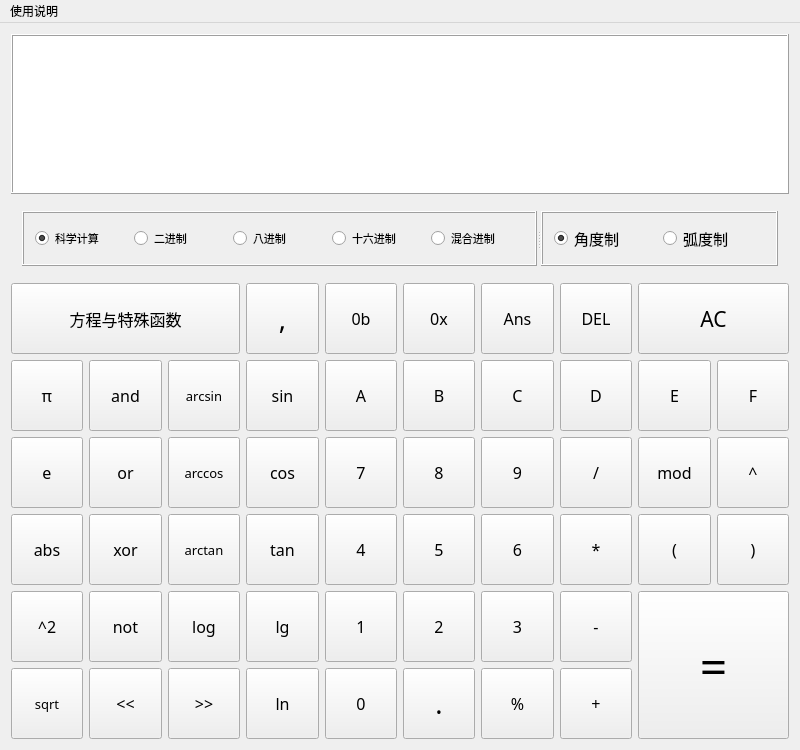
<?xml version="1.0" encoding="UTF-8"?>
<ui version="4.0">
 <class>CalculatorFX</class>
 <widget class="QMainWindow" name="CalculatorFX">
  <property name="geometry">
   <rect>
    <x>0</x>
    <y>0</y>
    <width>800</width>
    <height>750</height>
   </rect>
  </property>
  <property name="sizePolicy">
   <sizepolicy hsizetype="Expanding" vsizetype="Expanding">
    <horstretch>0</horstretch>
    <verstretch>0</verstretch>
   </sizepolicy>
  </property>
  <property name="minimumSize">
   <size>
    <width>800</width>
    <height>750</height>
   </size>
  </property>
  <property name="windowTitle">
   <string>CalculatorFX</string>
  </property>
  <widget class="QWidget" name="centralWidget">
   <property name="sizePolicy">
    <sizepolicy hsizetype="Expanding" vsizetype="Expanding">
     <horstretch>0</horstretch>
     <verstretch>0</verstretch>
    </sizepolicy>
   </property>
   <layout class="QGridLayout" name="gridLayout">
    <item row="2" column="3">
     <widget class="QPushButton" name="pBtn_comma">
      <property name="sizePolicy">
       <sizepolicy hsizetype="Expanding" vsizetype="Expanding">
        <horstretch>0</horstretch>
        <verstretch>0</verstretch>
       </sizepolicy>
      </property>
      <property name="minimumSize">
       <size>
        <width>35</width>
        <height>25</height>
       </size>
      </property>
      <property name="font">
       <font>
        <family>微软雅黑</family>
        <pointsize>20</pointsize>
       </font>
      </property>
      <property name="text">
       <string>,</string>
      </property>
     </widget>
    </item>
    <item row="2" column="4">
     <widget class="QPushButton" name="pBtn_0b">
      <property name="sizePolicy">
       <sizepolicy hsizetype="Expanding" vsizetype="Expanding">
        <horstretch>0</horstretch>
        <verstretch>0</verstretch>
       </sizepolicy>
      </property>
      <property name="minimumSize">
       <size>
        <width>35</width>
        <height>25</height>
       </size>
      </property>
      <property name="font">
       <font>
        <family>微软雅黑</family>
        <pointsize>12</pointsize>
       </font>
      </property>
      <property name="text">
       <string>0b</string>
      </property>
     </widget>
    </item>
    <item row="2" column="5">
     <widget class="QPushButton" name="pBtn_0x">
      <property name="sizePolicy">
       <sizepolicy hsizetype="Expanding" vsizetype="Expanding">
        <horstretch>0</horstretch>
        <verstretch>0</verstretch>
       </sizepolicy>
      </property>
      <property name="minimumSize">
       <size>
        <width>35</width>
        <height>25</height>
       </size>
      </property>
      <property name="font">
       <font>
        <family>微软雅黑</family>
        <pointsize>12</pointsize>
       </font>
      </property>
      <property name="text">
       <string>0x</string>
      </property>
     </widget>
    </item>
    <item row="2" column="6">
     <widget class="QPushButton" name="pBtn_Ans">
      <property name="sizePolicy">
       <sizepolicy hsizetype="Expanding" vsizetype="Expanding">
        <horstretch>0</horstretch>
        <verstretch>0</verstretch>
       </sizepolicy>
      </property>
      <property name="minimumSize">
       <size>
        <width>70</width>
        <height>25</height>
       </size>
      </property>
      <property name="font">
       <font>
        <family>微软雅黑</family>
        <pointsize>12</pointsize>
       </font>
      </property>
      <property name="text">
       <string>Ans</string>
      </property>
     </widget>
    </item>
    <item row="2" column="7">
     <widget class="QPushButton" name="pBtn_DEL">
      <property name="sizePolicy">
       <sizepolicy hsizetype="Expanding" vsizetype="Expanding">
        <horstretch>0</horstretch>
        <verstretch>0</verstretch>
       </sizepolicy>
      </property>
      <property name="minimumSize">
       <size>
        <width>70</width>
        <height>25</height>
       </size>
      </property>
      <property name="font">
       <font>
        <family>微软雅黑</family>
        <pointsize>12</pointsize>
       </font>
      </property>
      <property name="text">
       <string>DEL</string>
      </property>
     </widget>
    </item>
    <item row="3" column="0">
     <widget class="QPushButton" name="pBtn_pi">
      <property name="sizePolicy">
       <sizepolicy hsizetype="Expanding" vsizetype="Expanding">
        <horstretch>0</horstretch>
        <verstretch>0</verstretch>
       </sizepolicy>
      </property>
      <property name="minimumSize">
       <size>
        <width>35</width>
        <height>25</height>
       </size>
      </property>
      <property name="font">
       <font>
        <family>微软雅黑</family>
        <pointsize>12</pointsize>
       </font>
      </property>
      <property name="text">
       <string>π</string>
      </property>
     </widget>
    </item>
    <item row="3" column="1">
     <widget class="QPushButton" name="pBtn_and">
      <property name="sizePolicy">
       <sizepolicy hsizetype="Expanding" vsizetype="Expanding">
        <horstretch>0</horstretch>
        <verstretch>0</verstretch>
       </sizepolicy>
      </property>
      <property name="minimumSize">
       <size>
        <width>35</width>
        <height>25</height>
       </size>
      </property>
      <property name="font">
       <font>
        <family>微软雅黑</family>
        <pointsize>12</pointsize>
       </font>
      </property>
      <property name="text">
       <string>and</string>
      </property>
     </widget>
    </item>
    <item row="3" column="2">
     <widget class="QPushButton" name="pBtn_arcsin">
      <property name="sizePolicy">
       <sizepolicy hsizetype="Expanding" vsizetype="Expanding">
        <horstretch>0</horstretch>
        <verstretch>0</verstretch>
       </sizepolicy>
      </property>
      <property name="minimumSize">
       <size>
        <width>35</width>
        <height>25</height>
       </size>
      </property>
      <property name="font">
       <font>
        <family>微软雅黑</family>
        <pointsize>10</pointsize>
       </font>
      </property>
      <property name="text">
       <string>arcsin</string>
      </property>
     </widget>
    </item>
    <item row="3" column="3">
     <widget class="QPushButton" name="pBtn_sin">
      <property name="sizePolicy">
       <sizepolicy hsizetype="Expanding" vsizetype="Expanding">
        <horstretch>0</horstretch>
        <verstretch>0</verstretch>
       </sizepolicy>
      </property>
      <property name="minimumSize">
       <size>
        <width>35</width>
        <height>25</height>
       </size>
      </property>
      <property name="font">
       <font>
        <family>微软雅黑</family>
        <pointsize>12</pointsize>
       </font>
      </property>
      <property name="text">
       <string>sin</string>
      </property>
     </widget>
    </item>
    <item row="3" column="4">
     <widget class="QPushButton" name="pBtn_A">
      <property name="sizePolicy">
       <sizepolicy hsizetype="Expanding" vsizetype="Expanding">
        <horstretch>0</horstretch>
        <verstretch>0</verstretch>
       </sizepolicy>
      </property>
      <property name="minimumSize">
       <size>
        <width>35</width>
        <height>25</height>
       </size>
      </property>
      <property name="font">
       <font>
        <family>微软雅黑</family>
        <pointsize>12</pointsize>
       </font>
      </property>
      <property name="text">
       <string>A</string>
      </property>
     </widget>
    </item>
    <item row="3" column="5">
     <widget class="QPushButton" name="pBtn_B">
      <property name="sizePolicy">
       <sizepolicy hsizetype="Expanding" vsizetype="Expanding">
        <horstretch>0</horstretch>
        <verstretch>0</verstretch>
       </sizepolicy>
      </property>
      <property name="minimumSize">
       <size>
        <width>35</width>
        <height>25</height>
       </size>
      </property>
      <property name="font">
       <font>
        <family>微软雅黑</family>
        <pointsize>12</pointsize>
       </font>
      </property>
      <property name="text">
       <string>B</string>
      </property>
     </widget>
    </item>
    <item row="3" column="6">
     <widget class="QPushButton" name="pBtn_C">
      <property name="sizePolicy">
       <sizepolicy hsizetype="Expanding" vsizetype="Expanding">
        <horstretch>0</horstretch>
        <verstretch>0</verstretch>
       </sizepolicy>
      </property>
      <property name="minimumSize">
       <size>
        <width>35</width>
        <height>25</height>
       </size>
      </property>
      <property name="font">
       <font>
        <family>微软雅黑</family>
        <pointsize>12</pointsize>
       </font>
      </property>
      <property name="text">
       <string>C</string>
      </property>
     </widget>
    </item>
    <item row="3" column="7">
     <widget class="QPushButton" name="pBtn_D">
      <property name="sizePolicy">
       <sizepolicy hsizetype="Expanding" vsizetype="Expanding">
        <horstretch>0</horstretch>
        <verstretch>0</verstretch>
       </sizepolicy>
      </property>
      <property name="minimumSize">
       <size>
        <width>35</width>
        <height>25</height>
       </size>
      </property>
      <property name="font">
       <font>
        <family>微软雅黑</family>
        <pointsize>12</pointsize>
       </font>
      </property>
      <property name="text">
       <string>D</string>
      </property>
     </widget>
    </item>
    <item row="3" column="8">
     <widget class="QPushButton" name="pBtn_E">
      <property name="sizePolicy">
       <sizepolicy hsizetype="Expanding" vsizetype="Expanding">
        <horstretch>0</horstretch>
        <verstretch>0</verstretch>
       </sizepolicy>
      </property>
      <property name="minimumSize">
       <size>
        <width>35</width>
        <height>25</height>
       </size>
      </property>
      <property name="font">
       <font>
        <family>微软雅黑</family>
        <pointsize>12</pointsize>
       </font>
      </property>
      <property name="text">
       <string>E</string>
      </property>
     </widget>
    </item>
    <item row="3" column="9">
     <widget class="QPushButton" name="pBtn_F">
      <property name="sizePolicy">
       <sizepolicy hsizetype="Expanding" vsizetype="Expanding">
        <horstretch>0</horstretch>
        <verstretch>0</verstretch>
       </sizepolicy>
      </property>
      <property name="minimumSize">
       <size>
        <width>35</width>
        <height>25</height>
       </size>
      </property>
      <property name="font">
       <font>
        <family>微软雅黑</family>
        <pointsize>12</pointsize>
       </font>
      </property>
      <property name="text">
       <string>F</string>
      </property>
     </widget>
    </item>
    <item row="4" column="0">
     <widget class="QPushButton" name="pBtn_e">
      <property name="sizePolicy">
       <sizepolicy hsizetype="Expanding" vsizetype="Expanding">
        <horstretch>0</horstretch>
        <verstretch>0</verstretch>
       </sizepolicy>
      </property>
      <property name="minimumSize">
       <size>
        <width>35</width>
        <height>25</height>
       </size>
      </property>
      <property name="font">
       <font>
        <family>微软雅黑</family>
        <pointsize>12</pointsize>
        <italic>false</italic>
       </font>
      </property>
      <property name="text">
       <string>e</string>
      </property>
     </widget>
    </item>
    <item row="4" column="1">
     <widget class="QPushButton" name="pBtn_or">
      <property name="sizePolicy">
       <sizepolicy hsizetype="Expanding" vsizetype="Expanding">
        <horstretch>0</horstretch>
        <verstretch>0</verstretch>
       </sizepolicy>
      </property>
      <property name="minimumSize">
       <size>
        <width>35</width>
        <height>25</height>
       </size>
      </property>
      <property name="font">
       <font>
        <family>微软雅黑</family>
        <pointsize>12</pointsize>
       </font>
      </property>
      <property name="text">
       <string>or</string>
      </property>
     </widget>
    </item>
    <item row="4" column="2">
     <widget class="QPushButton" name="pBtn_arccos">
      <property name="sizePolicy">
       <sizepolicy hsizetype="Expanding" vsizetype="Expanding">
        <horstretch>0</horstretch>
        <verstretch>0</verstretch>
       </sizepolicy>
      </property>
      <property name="minimumSize">
       <size>
        <width>35</width>
        <height>25</height>
       </size>
      </property>
      <property name="font">
       <font>
        <family>微软雅黑</family>
        <pointsize>10</pointsize>
       </font>
      </property>
      <property name="text">
       <string>arccos</string>
      </property>
     </widget>
    </item>
    <item row="4" column="3">
     <widget class="QPushButton" name="pBtn_cos">
      <property name="sizePolicy">
       <sizepolicy hsizetype="Expanding" vsizetype="Expanding">
        <horstretch>0</horstretch>
        <verstretch>0</verstretch>
       </sizepolicy>
      </property>
      <property name="minimumSize">
       <size>
        <width>35</width>
        <height>25</height>
       </size>
      </property>
      <property name="font">
       <font>
        <family>微软雅黑</family>
        <pointsize>12</pointsize>
       </font>
      </property>
      <property name="text">
       <string>cos</string>
      </property>
     </widget>
    </item>
    <item row="4" column="4">
     <widget class="QPushButton" name="pBtn_7">
      <property name="sizePolicy">
       <sizepolicy hsizetype="Expanding" vsizetype="Expanding">
        <horstretch>0</horstretch>
        <verstretch>0</verstretch>
       </sizepolicy>
      </property>
      <property name="minimumSize">
       <size>
        <width>35</width>
        <height>25</height>
       </size>
      </property>
      <property name="font">
       <font>
        <family>微软雅黑</family>
        <pointsize>12</pointsize>
       </font>
      </property>
      <property name="text">
       <string>7</string>
      </property>
     </widget>
    </item>
    <item row="4" column="5">
     <widget class="QPushButton" name="pBtn_8">
      <property name="sizePolicy">
       <sizepolicy hsizetype="Expanding" vsizetype="Expanding">
        <horstretch>0</horstretch>
        <verstretch>0</verstretch>
       </sizepolicy>
      </property>
      <property name="minimumSize">
       <size>
        <width>35</width>
        <height>25</height>
       </size>
      </property>
      <property name="font">
       <font>
        <family>微软雅黑</family>
        <pointsize>12</pointsize>
       </font>
      </property>
      <property name="text">
       <string>8</string>
      </property>
     </widget>
    </item>
    <item row="4" column="6">
     <widget class="QPushButton" name="pBtn_9">
      <property name="sizePolicy">
       <sizepolicy hsizetype="Expanding" vsizetype="Expanding">
        <horstretch>0</horstretch>
        <verstretch>0</verstretch>
       </sizepolicy>
      </property>
      <property name="minimumSize">
       <size>
        <width>35</width>
        <height>25</height>
       </size>
      </property>
      <property name="font">
       <font>
        <family>微软雅黑</family>
        <pointsize>12</pointsize>
       </font>
      </property>
      <property name="text">
       <string>9</string>
      </property>
     </widget>
    </item>
    <item row="4" column="7">
     <widget class="QPushButton" name="pBtn_div">
      <property name="sizePolicy">
       <sizepolicy hsizetype="Expanding" vsizetype="Expanding">
        <horstretch>0</horstretch>
        <verstretch>0</verstretch>
       </sizepolicy>
      </property>
      <property name="minimumSize">
       <size>
        <width>35</width>
        <height>25</height>
       </size>
      </property>
      <property name="font">
       <font>
        <family>微软雅黑</family>
        <pointsize>12</pointsize>
       </font>
      </property>
      <property name="text">
       <string>/</string>
      </property>
     </widget>
    </item>
    <item row="4" column="8">
     <widget class="QPushButton" name="pBtn_mod">
      <property name="sizePolicy">
       <sizepolicy hsizetype="Expanding" vsizetype="Expanding">
        <horstretch>0</horstretch>
        <verstretch>0</verstretch>
       </sizepolicy>
      </property>
      <property name="minimumSize">
       <size>
        <width>35</width>
        <height>25</height>
       </size>
      </property>
      <property name="font">
       <font>
        <family>微软雅黑</family>
        <pointsize>12</pointsize>
       </font>
      </property>
      <property name="text">
       <string>mod</string>
      </property>
     </widget>
    </item>
    <item row="4" column="9">
     <widget class="QPushButton" name="pBtn_power">
      <property name="sizePolicy">
       <sizepolicy hsizetype="Expanding" vsizetype="Expanding">
        <horstretch>0</horstretch>
        <verstretch>0</verstretch>
       </sizepolicy>
      </property>
      <property name="minimumSize">
       <size>
        <width>35</width>
        <height>25</height>
       </size>
      </property>
      <property name="font">
       <font>
        <family>微软雅黑</family>
        <pointsize>12</pointsize>
       </font>
      </property>
      <property name="text">
       <string>^</string>
      </property>
     </widget>
    </item>
    <item row="5" column="0">
     <widget class="QPushButton" name="pBtn_abs">
      <property name="sizePolicy">
       <sizepolicy hsizetype="Expanding" vsizetype="Expanding">
        <horstretch>0</horstretch>
        <verstretch>0</verstretch>
       </sizepolicy>
      </property>
      <property name="minimumSize">
       <size>
        <width>35</width>
        <height>25</height>
       </size>
      </property>
      <property name="font">
       <font>
        <family>微软雅黑</family>
        <pointsize>12</pointsize>
       </font>
      </property>
      <property name="text">
       <string>abs</string>
      </property>
     </widget>
    </item>
    <item row="5" column="1">
     <widget class="QPushButton" name="pBtn_xor">
      <property name="sizePolicy">
       <sizepolicy hsizetype="Expanding" vsizetype="Expanding">
        <horstretch>0</horstretch>
        <verstretch>0</verstretch>
       </sizepolicy>
      </property>
      <property name="minimumSize">
       <size>
        <width>35</width>
        <height>25</height>
       </size>
      </property>
      <property name="font">
       <font>
        <family>微软雅黑</family>
        <pointsize>12</pointsize>
       </font>
      </property>
      <property name="text">
       <string>xor</string>
      </property>
     </widget>
    </item>
    <item row="5" column="2">
     <widget class="QPushButton" name="pBtn_arctan">
      <property name="sizePolicy">
       <sizepolicy hsizetype="Expanding" vsizetype="Expanding">
        <horstretch>0</horstretch>
        <verstretch>0</verstretch>
       </sizepolicy>
      </property>
      <property name="minimumSize">
       <size>
        <width>35</width>
        <height>25</height>
       </size>
      </property>
      <property name="font">
       <font>
        <family>微软雅黑</family>
        <pointsize>10</pointsize>
       </font>
      </property>
      <property name="text">
       <string>arctan</string>
      </property>
     </widget>
    </item>
    <item row="5" column="3">
     <widget class="QPushButton" name="pBtn_tan">
      <property name="sizePolicy">
       <sizepolicy hsizetype="Expanding" vsizetype="Expanding">
        <horstretch>0</horstretch>
        <verstretch>0</verstretch>
       </sizepolicy>
      </property>
      <property name="minimumSize">
       <size>
        <width>35</width>
        <height>25</height>
       </size>
      </property>
      <property name="font">
       <font>
        <family>微软雅黑</family>
        <pointsize>12</pointsize>
       </font>
      </property>
      <property name="text">
       <string>tan</string>
      </property>
     </widget>
    </item>
    <item row="5" column="4">
     <widget class="QPushButton" name="pBtn_4">
      <property name="sizePolicy">
       <sizepolicy hsizetype="Expanding" vsizetype="Expanding">
        <horstretch>0</horstretch>
        <verstretch>0</verstretch>
       </sizepolicy>
      </property>
      <property name="minimumSize">
       <size>
        <width>35</width>
        <height>25</height>
       </size>
      </property>
      <property name="font">
       <font>
        <family>微软雅黑</family>
        <pointsize>12</pointsize>
       </font>
      </property>
      <property name="text">
       <string>4</string>
      </property>
     </widget>
    </item>
    <item row="5" column="5">
     <widget class="QPushButton" name="pBtn_5">
      <property name="sizePolicy">
       <sizepolicy hsizetype="Expanding" vsizetype="Expanding">
        <horstretch>0</horstretch>
        <verstretch>0</verstretch>
       </sizepolicy>
      </property>
      <property name="minimumSize">
       <size>
        <width>35</width>
        <height>25</height>
       </size>
      </property>
      <property name="font">
       <font>
        <family>微软雅黑</family>
        <pointsize>12</pointsize>
       </font>
      </property>
      <property name="text">
       <string>5</string>
      </property>
     </widget>
    </item>
    <item row="5" column="6">
     <widget class="QPushButton" name="pBtn_6">
      <property name="sizePolicy">
       <sizepolicy hsizetype="Expanding" vsizetype="Expanding">
        <horstretch>0</horstretch>
        <verstretch>0</verstretch>
       </sizepolicy>
      </property>
      <property name="minimumSize">
       <size>
        <width>35</width>
        <height>25</height>
       </size>
      </property>
      <property name="font">
       <font>
        <family>微软雅黑</family>
        <pointsize>12</pointsize>
       </font>
      </property>
      <property name="text">
       <string>6</string>
      </property>
     </widget>
    </item>
    <item row="5" column="7">
     <widget class="QPushButton" name="pBtn_mul">
      <property name="sizePolicy">
       <sizepolicy hsizetype="Expanding" vsizetype="Expanding">
        <horstretch>0</horstretch>
        <verstretch>0</verstretch>
       </sizepolicy>
      </property>
      <property name="minimumSize">
       <size>
        <width>35</width>
        <height>25</height>
       </size>
      </property>
      <property name="font">
       <font>
        <family>微软雅黑</family>
        <pointsize>12</pointsize>
       </font>
      </property>
      <property name="text">
       <string>*</string>
      </property>
     </widget>
    </item>
    <item row="5" column="8">
     <widget class="QPushButton" name="pBtn_lBracket">
      <property name="sizePolicy">
       <sizepolicy hsizetype="Expanding" vsizetype="Expanding">
        <horstretch>0</horstretch>
        <verstretch>0</verstretch>
       </sizepolicy>
      </property>
      <property name="minimumSize">
       <size>
        <width>35</width>
        <height>25</height>
       </size>
      </property>
      <property name="font">
       <font>
        <family>微软雅黑</family>
        <pointsize>12</pointsize>
       </font>
      </property>
      <property name="text">
       <string>(</string>
      </property>
     </widget>
    </item>
    <item row="5" column="9">
     <widget class="QPushButton" name="pBtn_rbracket">
      <property name="sizePolicy">
       <sizepolicy hsizetype="Expanding" vsizetype="Expanding">
        <horstretch>0</horstretch>
        <verstretch>0</verstretch>
       </sizepolicy>
      </property>
      <property name="minimumSize">
       <size>
        <width>35</width>
        <height>25</height>
       </size>
      </property>
      <property name="font">
       <font>
        <family>微软雅黑</family>
        <pointsize>12</pointsize>
       </font>
      </property>
      <property name="text">
       <string>)</string>
      </property>
     </widget>
    </item>
    <item row="6" column="0">
     <widget class="QPushButton" name="pBtn_square">
      <property name="sizePolicy">
       <sizepolicy hsizetype="Expanding" vsizetype="Expanding">
        <horstretch>0</horstretch>
        <verstretch>0</verstretch>
       </sizepolicy>
      </property>
      <property name="minimumSize">
       <size>
        <width>35</width>
        <height>25</height>
       </size>
      </property>
      <property name="font">
       <font>
        <family>微软雅黑</family>
        <pointsize>12</pointsize>
       </font>
      </property>
      <property name="text">
       <string>^2</string>
      </property>
     </widget>
    </item>
    <item row="6" column="1">
     <widget class="QPushButton" name="pBtn_not">
      <property name="sizePolicy">
       <sizepolicy hsizetype="Expanding" vsizetype="Expanding">
        <horstretch>0</horstretch>
        <verstretch>0</verstretch>
       </sizepolicy>
      </property>
      <property name="minimumSize">
       <size>
        <width>35</width>
        <height>25</height>
       </size>
      </property>
      <property name="font">
       <font>
        <family>微软雅黑</family>
        <pointsize>12</pointsize>
       </font>
      </property>
      <property name="text">
       <string>not</string>
      </property>
     </widget>
    </item>
    <item row="6" column="2">
     <widget class="QPushButton" name="pBtn_log">
      <property name="sizePolicy">
       <sizepolicy hsizetype="Expanding" vsizetype="Expanding">
        <horstretch>0</horstretch>
        <verstretch>0</verstretch>
       </sizepolicy>
      </property>
      <property name="minimumSize">
       <size>
        <width>35</width>
        <height>25</height>
       </size>
      </property>
      <property name="font">
       <font>
        <family>微软雅黑</family>
        <pointsize>12</pointsize>
       </font>
      </property>
      <property name="text">
       <string>log</string>
      </property>
     </widget>
    </item>
    <item row="6" column="3">
     <widget class="QPushButton" name="pBtn_lg">
      <property name="sizePolicy">
       <sizepolicy hsizetype="Expanding" vsizetype="Expanding">
        <horstretch>0</horstretch>
        <verstretch>0</verstretch>
       </sizepolicy>
      </property>
      <property name="minimumSize">
       <size>
        <width>35</width>
        <height>25</height>
       </size>
      </property>
      <property name="font">
       <font>
        <family>微软雅黑</family>
        <pointsize>12</pointsize>
       </font>
      </property>
      <property name="text">
       <string>lg</string>
      </property>
     </widget>
    </item>
    <item row="6" column="4">
     <widget class="QPushButton" name="pBtn_1">
      <property name="sizePolicy">
       <sizepolicy hsizetype="Expanding" vsizetype="Expanding">
        <horstretch>0</horstretch>
        <verstretch>0</verstretch>
       </sizepolicy>
      </property>
      <property name="minimumSize">
       <size>
        <width>35</width>
        <height>25</height>
       </size>
      </property>
      <property name="font">
       <font>
        <family>微软雅黑</family>
        <pointsize>12</pointsize>
       </font>
      </property>
      <property name="text">
       <string>1</string>
      </property>
     </widget>
    </item>
    <item row="6" column="5">
     <widget class="QPushButton" name="pBtn_2">
      <property name="sizePolicy">
       <sizepolicy hsizetype="Expanding" vsizetype="Expanding">
        <horstretch>0</horstretch>
        <verstretch>0</verstretch>
       </sizepolicy>
      </property>
      <property name="minimumSize">
       <size>
        <width>35</width>
        <height>25</height>
       </size>
      </property>
      <property name="font">
       <font>
        <family>微软雅黑</family>
        <pointsize>12</pointsize>
       </font>
      </property>
      <property name="text">
       <string>2</string>
      </property>
     </widget>
    </item>
    <item row="6" column="6">
     <widget class="QPushButton" name="pBtn_3">
      <property name="sizePolicy">
       <sizepolicy hsizetype="Expanding" vsizetype="Expanding">
        <horstretch>0</horstretch>
        <verstretch>0</verstretch>
       </sizepolicy>
      </property>
      <property name="minimumSize">
       <size>
        <width>35</width>
        <height>25</height>
       </size>
      </property>
      <property name="font">
       <font>
        <family>微软雅黑</family>
        <pointsize>12</pointsize>
       </font>
      </property>
      <property name="text">
       <string>3</string>
      </property>
     </widget>
    </item>
    <item row="6" column="7">
     <widget class="QPushButton" name="pBtn_sub">
      <property name="sizePolicy">
       <sizepolicy hsizetype="Expanding" vsizetype="Expanding">
        <horstretch>0</horstretch>
        <verstretch>0</verstretch>
       </sizepolicy>
      </property>
      <property name="minimumSize">
       <size>
        <width>35</width>
        <height>25</height>
       </size>
      </property>
      <property name="font">
       <font>
        <family>微软雅黑</family>
        <pointsize>12</pointsize>
       </font>
      </property>
      <property name="text">
       <string>-</string>
      </property>
     </widget>
    </item>
    <item row="7" column="0">
     <widget class="QPushButton" name="pBtn_sqrt">
      <property name="sizePolicy">
       <sizepolicy hsizetype="Expanding" vsizetype="Expanding">
        <horstretch>0</horstretch>
        <verstretch>0</verstretch>
       </sizepolicy>
      </property>
      <property name="minimumSize">
       <size>
        <width>35</width>
        <height>25</height>
       </size>
      </property>
      <property name="font">
       <font>
        <family>微软雅黑</family>
        <pointsize>10</pointsize>
       </font>
      </property>
      <property name="text">
       <string>sqrt</string>
      </property>
     </widget>
    </item>
    <item row="7" column="1">
     <widget class="QPushButton" name="pBtn_sll">
      <property name="sizePolicy">
       <sizepolicy hsizetype="Expanding" vsizetype="Expanding">
        <horstretch>0</horstretch>
        <verstretch>0</verstretch>
       </sizepolicy>
      </property>
      <property name="minimumSize">
       <size>
        <width>35</width>
        <height>25</height>
       </size>
      </property>
      <property name="font">
       <font>
        <family>微软雅黑</family>
        <pointsize>12</pointsize>
       </font>
      </property>
      <property name="text">
       <string>&lt;&lt;</string>
      </property>
     </widget>
    </item>
    <item row="7" column="2">
     <widget class="QPushButton" name="pBtn_sra">
      <property name="sizePolicy">
       <sizepolicy hsizetype="Expanding" vsizetype="Expanding">
        <horstretch>0</horstretch>
        <verstretch>0</verstretch>
       </sizepolicy>
      </property>
      <property name="minimumSize">
       <size>
        <width>35</width>
        <height>25</height>
       </size>
      </property>
      <property name="font">
       <font>
        <family>微软雅黑</family>
        <pointsize>12</pointsize>
       </font>
      </property>
      <property name="text">
       <string>&gt;&gt;</string>
      </property>
     </widget>
    </item>
    <item row="7" column="3">
     <widget class="QPushButton" name="pBtn_ln">
      <property name="sizePolicy">
       <sizepolicy hsizetype="Expanding" vsizetype="Expanding">
        <horstretch>0</horstretch>
        <verstretch>0</verstretch>
       </sizepolicy>
      </property>
      <property name="minimumSize">
       <size>
        <width>35</width>
        <height>25</height>
       </size>
      </property>
      <property name="font">
       <font>
        <family>微软雅黑</family>
        <pointsize>12</pointsize>
       </font>
      </property>
      <property name="text">
       <string>ln</string>
      </property>
     </widget>
    </item>
    <item row="7" column="4">
     <widget class="QPushButton" name="pBtn_0">
      <property name="sizePolicy">
       <sizepolicy hsizetype="Expanding" vsizetype="Expanding">
        <horstretch>0</horstretch>
        <verstretch>0</verstretch>
       </sizepolicy>
      </property>
      <property name="minimumSize">
       <size>
        <width>35</width>
        <height>25</height>
       </size>
      </property>
      <property name="font">
       <font>
        <family>微软雅黑</family>
        <pointsize>12</pointsize>
       </font>
      </property>
      <property name="text">
       <string>0</string>
      </property>
     </widget>
    </item>
    <item row="7" column="5">
     <widget class="QPushButton" name="pBtn_dot">
      <property name="sizePolicy">
       <sizepolicy hsizetype="Expanding" vsizetype="Expanding">
        <horstretch>0</horstretch>
        <verstretch>0</verstretch>
       </sizepolicy>
      </property>
      <property name="minimumSize">
       <size>
        <width>35</width>
        <height>25</height>
       </size>
      </property>
      <property name="font">
       <font>
        <family>微软雅黑</family>
        <pointsize>20</pointsize>
       </font>
      </property>
      <property name="text">
       <string>.</string>
      </property>
     </widget>
    </item>
    <item row="7" column="6">
     <widget class="QPushButton" name="pBtn_percent">
      <property name="sizePolicy">
       <sizepolicy hsizetype="Expanding" vsizetype="Expanding">
        <horstretch>0</horstretch>
        <verstretch>0</verstretch>
       </sizepolicy>
      </property>
      <property name="minimumSize">
       <size>
        <width>35</width>
        <height>25</height>
       </size>
      </property>
      <property name="font">
       <font>
        <family>微软雅黑</family>
        <pointsize>12</pointsize>
       </font>
      </property>
      <property name="text">
       <string>%</string>
      </property>
     </widget>
    </item>
    <item row="7" column="7">
     <widget class="QPushButton" name="pBtn_Add">
      <property name="sizePolicy">
       <sizepolicy hsizetype="Expanding" vsizetype="Expanding">
        <horstretch>0</horstretch>
        <verstretch>0</verstretch>
       </sizepolicy>
      </property>
      <property name="minimumSize">
       <size>
        <width>35</width>
        <height>25</height>
       </size>
      </property>
      <property name="font">
       <font>
        <family>微软雅黑</family>
        <pointsize>12</pointsize>
       </font>
      </property>
      <property name="text">
       <string>+</string>
      </property>
     </widget>
    </item>
    <item row="2" column="0" colspan="3">
     <widget class="QToolButton" name="tBtn_function">
      <property name="sizePolicy">
       <sizepolicy hsizetype="Expanding" vsizetype="Expanding">
        <horstretch>0</horstretch>
        <verstretch>0</verstretch>
       </sizepolicy>
      </property>
      <property name="minimumSize">
       <size>
        <width>105</width>
        <height>25</height>
       </size>
      </property>
      <property name="font">
       <font>
        <family>微软雅黑</family>
        <pointsize>12</pointsize>
       </font>
      </property>
      <property name="text">
       <string>方程与特殊函数</string>
      </property>
      <property name="popupMode">
       <enum>QToolButton::InstantPopup</enum>
      </property>
      <property name="toolButtonStyle">
       <enum>Qt::ToolButtonTextOnly</enum>
      </property>
      <property name="autoRaise">
       <bool>false</bool>
      </property>
      <property name="arrowType">
       <enum>Qt::DownArrow</enum>
      </property>
     </widget>
    </item>
    <item row="2" column="8" colspan="2">
     <widget class="QPushButton" name="pBtn_AC">
      <property name="sizePolicy">
       <sizepolicy hsizetype="Expanding" vsizetype="Expanding">
        <horstretch>0</horstretch>
        <verstretch>0</verstretch>
       </sizepolicy>
      </property>
      <property name="minimumSize">
       <size>
        <width>70</width>
        <height>25</height>
       </size>
      </property>
      <property name="font">
       <font>
        <family>微软雅黑</family>
        <pointsize>16</pointsize>
       </font>
      </property>
      <property name="text">
       <string>AC</string>
      </property>
     </widget>
    </item>
    <item row="6" column="8" rowspan="2" colspan="2">
     <widget class="QPushButton" name="pBtn_equal">
      <property name="sizePolicy">
       <sizepolicy hsizetype="Expanding" vsizetype="Expanding">
        <horstretch>0</horstretch>
        <verstretch>0</verstretch>
       </sizepolicy>
      </property>
      <property name="minimumSize">
       <size>
        <width>35</width>
        <height>25</height>
       </size>
      </property>
      <property name="font">
       <font>
        <family>微软雅黑</family>
        <pointsize>36</pointsize>
       </font>
      </property>
      <property name="text">
       <string>=</string>
      </property>
     </widget>
    </item>
    <item row="0" column="0" colspan="10">
     <widget class="QFrame" name="frame_screen">
      <property name="sizePolicy">
       <sizepolicy hsizetype="Expanding" vsizetype="Expanding">
        <horstretch>0</horstretch>
        <verstretch>0</verstretch>
       </sizepolicy>
      </property>
      <property name="minimumSize">
       <size>
        <width>0</width>
        <height>160</height>
       </size>
      </property>
      <property name="frameShape">
       <enum>QFrame::Box</enum>
      </property>
      <property name="frameShadow">
       <enum>QFrame::Raised</enum>
      </property>
      <layout class="QVBoxLayout" name="verticalLayout">
       <property name="spacing">
        <number>0</number>
       </property>
       <property name="leftMargin">
        <number>0</number>
       </property>
       <property name="topMargin">
        <number>0</number>
       </property>
       <property name="rightMargin">
        <number>0</number>
       </property>
       <property name="bottomMargin">
        <number>0</number>
       </property>
       <item>
        <widget class="QLineEdit" name="lineEdit_Input">
         <property name="sizePolicy">
          <sizepolicy hsizetype="Expanding" vsizetype="Expanding">
           <horstretch>0</horstretch>
           <verstretch>0</verstretch>
          </sizepolicy>
         </property>
         <property name="font">
          <font>
           <family>微软雅黑</family>
           <pointsize>16</pointsize>
          </font>
         </property>
         <property name="autoFillBackground">
          <bool>false</bool>
         </property>
         <property name="frame">
          <bool>false</bool>
         </property>
        </widget>
       </item>
       <item>
        <widget class="QLineEdit" name="lineEdit_Result">
         <property name="sizePolicy">
          <sizepolicy hsizetype="Expanding" vsizetype="Expanding">
           <horstretch>0</horstretch>
           <verstretch>0</verstretch>
          </sizepolicy>
         </property>
         <property name="maximumSize">
          <size>
           <width>16777215</width>
           <height>16777215</height>
          </size>
         </property>
         <property name="font">
          <font>
           <family>微软雅黑</family>
           <pointsize>16</pointsize>
          </font>
         </property>
         <property name="layoutDirection">
          <enum>Qt::LeftToRight</enum>
         </property>
         <property name="frame">
          <bool>false</bool>
         </property>
         <property name="alignment">
          <set>Qt::AlignRight|Qt::AlignTrailing|Qt::AlignVCenter</set>
         </property>
         <property name="readOnly">
          <bool>true</bool>
         </property>
         <property name="clearButtonEnabled">
          <bool>false</bool>
         </property>
        </widget>
       </item>
      </layout>
     </widget>
    </item>
    <item row="1" column="0" colspan="10">
     <widget class="QWidget" name="widget_options" native="true">
      <layout class="QHBoxLayout" name="horizontalLayout_3">
       <item>
        <widget class="QSplitter" name="splitter">
         <property name="sizePolicy">
          <sizepolicy hsizetype="Expanding" vsizetype="Expanding">
           <horstretch>0</horstretch>
           <verstretch>0</verstretch>
          </sizepolicy>
         </property>
         <property name="orientation">
          <enum>Qt::Horizontal</enum>
         </property>
         <widget class="QFrame" name="frame_calPattern">
          <property name="sizePolicy">
           <sizepolicy hsizetype="Expanding" vsizetype="Expanding">
            <horstretch>0</horstretch>
            <verstretch>0</verstretch>
           </sizepolicy>
          </property>
          <property name="frameShape">
           <enum>QFrame::Box</enum>
          </property>
          <property name="frameShadow">
           <enum>QFrame::Raised</enum>
          </property>
          <layout class="QHBoxLayout" name="horizontalLayout">
           <item>
            <widget class="QRadioButton" name="rBtn_sciCal">
             <property name="sizePolicy">
              <sizepolicy hsizetype="Expanding" vsizetype="Expanding">
               <horstretch>0</horstretch>
               <verstretch>0</verstretch>
              </sizepolicy>
             </property>
             <property name="font">
              <font>
               <family>微软雅黑</family>
               <pointsize>8</pointsize>
              </font>
             </property>
             <property name="text">
              <string>科学计算</string>
             </property>
             <property name="checked">
              <bool>true</bool>
             </property>
             <property name="autoRepeat">
              <bool>false</bool>
             </property>
             <property name="autoExclusive">
              <bool>true</bool>
             </property>
            </widget>
           </item>
           <item>
            <widget class="QRadioButton" name="rBtn_bin">
             <property name="sizePolicy">
              <sizepolicy hsizetype="Expanding" vsizetype="Expanding">
               <horstretch>0</horstretch>
               <verstretch>0</verstretch>
              </sizepolicy>
             </property>
             <property name="font">
              <font>
               <family>微软雅黑</family>
               <pointsize>8</pointsize>
              </font>
             </property>
             <property name="text">
              <string>二进制</string>
             </property>
            </widget>
           </item>
           <item>
            <widget class="QRadioButton" name="rBtn_oct">
             <property name="sizePolicy">
              <sizepolicy hsizetype="Expanding" vsizetype="Expanding">
               <horstretch>0</horstretch>
               <verstretch>0</verstretch>
              </sizepolicy>
             </property>
             <property name="font">
              <font>
               <family>微软雅黑</family>
               <pointsize>8</pointsize>
              </font>
             </property>
             <property name="text">
              <string>八进制</string>
             </property>
            </widget>
           </item>
           <item>
            <widget class="QRadioButton" name="rBtn_hex">
             <property name="sizePolicy">
              <sizepolicy hsizetype="Expanding" vsizetype="Expanding">
               <horstretch>0</horstretch>
               <verstretch>0</verstretch>
              </sizepolicy>
             </property>
             <property name="font">
              <font>
               <family>微软雅黑</family>
               <pointsize>8</pointsize>
              </font>
             </property>
             <property name="text">
              <string>十六进制</string>
             </property>
            </widget>
           </item>
           <item>
            <widget class="QRadioButton" name="rBtn_mix">
             <property name="sizePolicy">
              <sizepolicy hsizetype="Expanding" vsizetype="Expanding">
               <horstretch>0</horstretch>
               <verstretch>0</verstretch>
              </sizepolicy>
             </property>
             <property name="font">
              <font>
               <family>微软雅黑</family>
               <pointsize>8</pointsize>
              </font>
             </property>
             <property name="text">
              <string>混合进制</string>
             </property>
            </widget>
           </item>
          </layout>
         </widget>
         <widget class="QFrame" name="frame_tri">
          <property name="sizePolicy">
           <sizepolicy hsizetype="Expanding" vsizetype="Expanding">
            <horstretch>0</horstretch>
            <verstretch>0</verstretch>
           </sizepolicy>
          </property>
          <property name="frameShape">
           <enum>QFrame::Box</enum>
          </property>
          <property name="frameShadow">
           <enum>QFrame::Raised</enum>
          </property>
          <layout class="QHBoxLayout" name="horizontalLayout_2">
           <item>
            <widget class="QRadioButton" name="rBtn_angle">
             <property name="sizePolicy">
              <sizepolicy hsizetype="Expanding" vsizetype="Expanding">
               <horstretch>0</horstretch>
               <verstretch>0</verstretch>
              </sizepolicy>
             </property>
             <property name="font">
              <font>
               <family>微软雅黑</family>
               <pointsize>11</pointsize>
              </font>
             </property>
             <property name="text">
              <string>角度制</string>
             </property>
             <property name="checked">
              <bool>true</bool>
             </property>
            </widget>
           </item>
           <item>
            <widget class="QRadioButton" name="rBtn_radian">
             <property name="sizePolicy">
              <sizepolicy hsizetype="Expanding" vsizetype="Expanding">
               <horstretch>0</horstretch>
               <verstretch>0</verstretch>
              </sizepolicy>
             </property>
             <property name="font">
              <font>
               <family>微软雅黑</family>
               <pointsize>11</pointsize>
              </font>
             </property>
             <property name="text">
              <string>弧度制</string>
             </property>
            </widget>
           </item>
          </layout>
         </widget>
        </widget>
       </item>
      </layout>
     </widget>
    </item>
   </layout>
  </widget>
  <widget class="QMenuBar" name="menuBar">
   <property name="enabled">
    <bool>true</bool>
   </property>
   <property name="geometry">
    <rect>
     <x>0</x>
     <y>0</y>
     <width>800</width>
     <height>17</height>
    </rect>
   </property>
   <widget class="QMenu" name="menu">
    <property name="title">
     <string>使用说明</string>
    </property>
    <addaction name="instruction"/>
   </widget>
   <addaction name="menu"/>
  </widget>
  <action name="instruction">
   <property name="text">
    <string>查看说明</string>
   </property>
  </action>
 </widget>
 <layoutdefault spacing="6" margin="11"/>
 <resources/>
 <connections/>
</ui>
